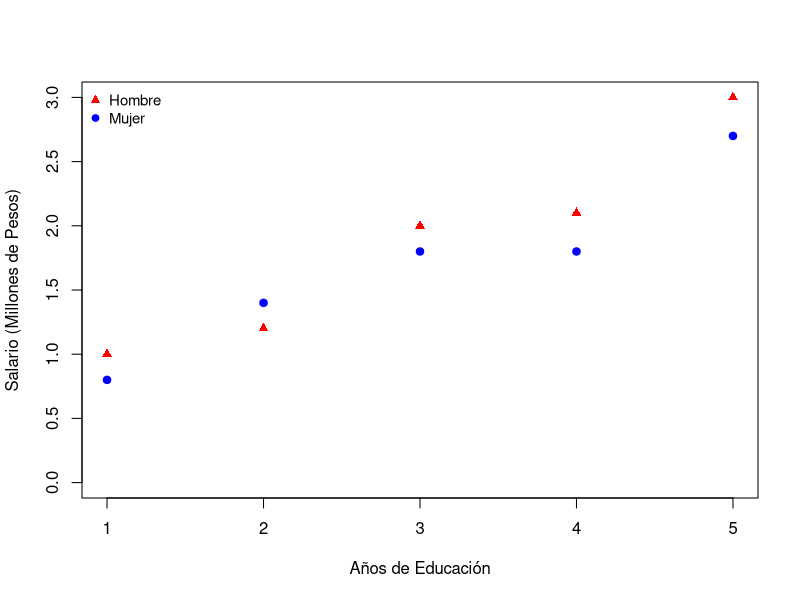
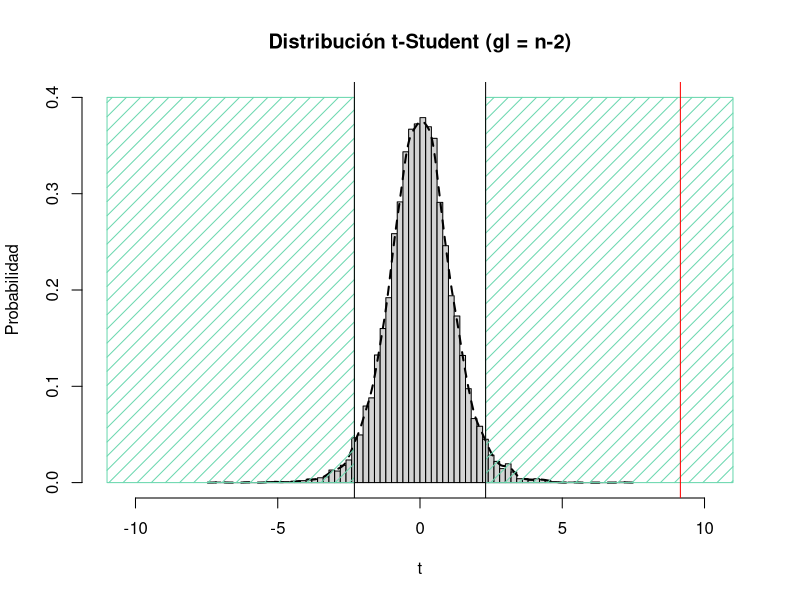
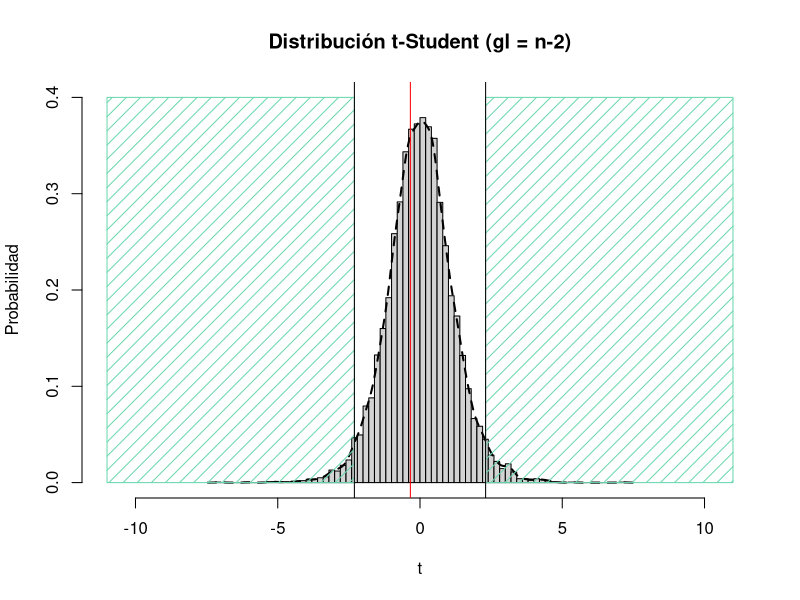
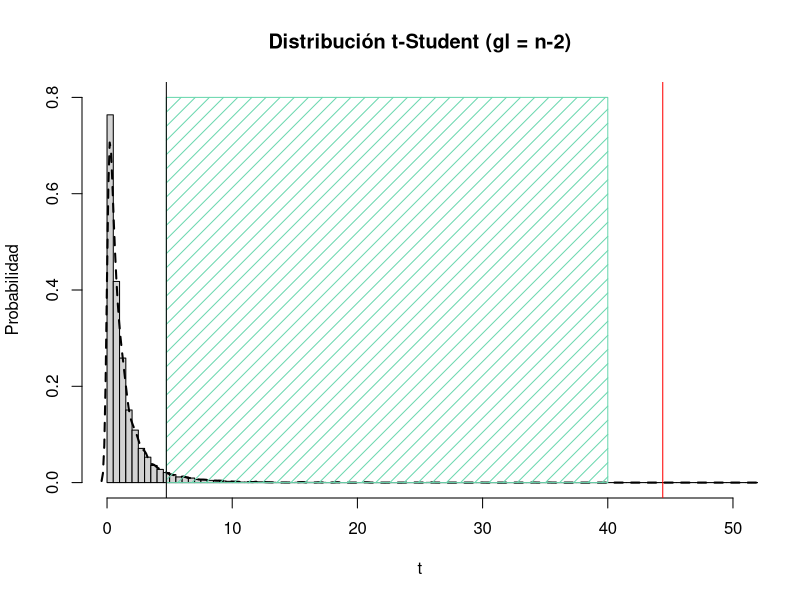

Recreate these plots in R, in order.
#Limpiar espacio de trabajo
cat("\014")
rm(list = ls())

#Datos
w <- c(0.8, 1, 1.4, 1.2, 1.8, 2, 1.8, 2.1, 2.7, 3.0) #Salarios
s <- c(1, 1, 2, 2, 3, 3, 4, 4, 5, 5) #educacion
f <- c(1, 0, 1, 0, 1, 0, 1, 0, 1, 0) #mujer=1, hombre=0
n = length(w)

#Diagrama de dispercion
markers <- c(17, 19)
colors <- c("red", "blue")
plot(s, w,  pch = markers[factor(f)], col = colors[factor(f)] , xlab = 'Años de Educación', ylab = 'Salario (Millones de Pesos)', ylim = c(0, 3))
legend("topleft",  legend = c("Hombre", "Mujer"), col = colors,  pch = markers, cex = 0.9, bty = "n")

#---------------------Modelo 1----------------------------------------------------
# Inicialmnete estimaremos w = b0 + b1 s + u

#Estimemos los coeficientes
num <- sum( (w - mean(w))*(s - mean(s)) ); num
den <- sum( (s - mean(s))^2 ); den
b1 <- num/den; b1
b1 <- cov(w, s)/var(s); b1
b0 <- mean(w) - b1*mean(s); b0

#Interpretacion
print(paste('Un año adicional de educacion incrementa en', b1*1000000, 'pesos el salario de una persona'))  

#Prediccion del modelo
w_hat <- (b0 + b1 * s); w_hat

#Calcular los residuales
e <- w - w_hat; e

#Varianza del Modelo
sigma2_hat <- sum(e^2)/(n-2)
sigma2_hat

#---------------------Prueba de hipotesis---------------------------------------

# Estadistico de prueba
var_b1 <- sigma2_hat/sum( (s - mean(s))^2 )
ee_b1 <- sqrt(var_b1); ee_b1
t <- b1/ee_b1; t

#Valores criticos
t_critico1 <-qt(0.025, n-2)
t_critico2 <-qt(1-0.025, n-2)

#Distribucion t
set.seed(9225)
x <- rt(10000, n-2)
hist(x, breaks = 100, prob = T, ylim = c(0,0.4), xlim = c(-11, 11), main = 'Distribución t-Student (gl = n-2)', ylab = "Probabilidad", xlab = 't')
lines(density(x), lty = 2, lw = 2, col = "black")

#Region de Rechazo
polygon(c(-11, t_critico1, t_critico1, -11), c(0.4, 0.4, 0, 0), col = "#6BD7AF", density = 10)
polygon(c(11, t_critico2, t_critico2, 11), c(0.4, 0.4, 0, 0), col = "#6BD7AF", density = 10)
abline(v = t_critico1, col = "black")
abline(v = t_critico2, col = "black")

#Estadistico de prueba
abline(v = t, col = "red") 

#Conclusion?
if (abs(t) > abs(t_critico1)) {
  print('Rechace H0 (con alpha = 5%)')
} else {
  print('No rechace H0 (con alpha = 5%)')
}
  
#---------------------P-valor---------------------------------------------------
#Mínimo alpha para el que podemos rechazar H0

#Pr(T < t)
pt(t, n-2)

#Ya que es una prueba de dos colas
p_value = (1-pt(t, n-2))*2; p_value 

#---------------------Bondad de Ajuste------------------------------------------

SST <- sum( (w - mean(w))^2 )
SSR <- sum( (w_hat - mean(w_hat))^2 )
SSE <- sum( (w - w_hat)^2 )

r2 <- SSR/SST; r2
r2 <- 1 - SSE/SST; r2

#---------------------Veamoslo en R---------------------------------------------
model <- lm(w ~ s)
print(summary(model), digits = 3, signif.stars = TRUE)

#---------------------Modelo 2----------------------------------------------------
# Estimaremos ahora la relacion entre genero y salario usando el siguiente modelo
# w = a0 + a1 f + u

#Coeficientes
a1 <- cov(w, f)/var(f); a1
a0 <- mean(w) - a1*mean(f); a0

#Observen lo siguiente:
mean(w[f==1]) #Salario medio de las mujeres
mean(w[f==0]) #Salario medio de los hombres
mean(w[f==1]) - mean(w[f==0]) #a1 = diferencia de promedios condicionales
mean(w[f==0]) #a0 = media condicional en ser hombre

#No nos deberia soprender porque 
#una regresion es un promedio condicional :D

#Prediccion del modelo
w_hat <- (a0 + a1 * f); w_hat

#Calcular los residuales
e <- w - w_hat; e

#Varianza del Modelo
sigma2_hat <- sum(e^2)/(n-2) #estimador de sigma2

# Estadistico de prueba
var_a1 <- sigma2_hat/sum( (f - mean(f))^2 )
ee_a1 <- sqrt(var_a1); ee_a1
t <- a1/ee_a1; t

#Distribucion t
hist(x, breaks = 100, prob = T, ylim = c(0,0.4), xlim = c(-11, 11), main = 'Distribución t-Student (gl = n-2)', ylab = "Probabilidad", xlab = 't')
lines(density(x), lty = 2, lw = 2, col = "black")

#Region de Rechazo
polygon(c(-11, t_critico1, t_critico1, -11), c(0.4, 0.4, 0, 0), col = "#6BD7AF", density = 10)
polygon(c(11, t_critico2, t_critico2, 11), c(0.4, 0.4, 0, 0), col = "#6BD7AF", density = 10)
abline(v = t_critico1, col = "black")
abline(v = t_critico2, col = "black")

#Estadistico de prueba
abline(v = t, col = "red") 

#Conclusion?
if (abs(t) > abs(t_critico1)) {
  print('Rechace H0 (con alpha = 5%)')
} else {
  print('No rechace H0 (con alpha = 5%)')
}

model2 <- lm(w ~ f)
print(summary(model2), digits = 3, signif.stars = TRUE)

#---------------------Modelo Multivariado---------------------------------------
# Estimemos ahora nuestro modelo 
#w = b0 + b1*s + b2*f + u

#Estimemos el modelo usando el comando lm

model_full <- lm(w ~ s + f)
print(summary(model_full), digits = 3, signif.stars = TRUE)

#Repliquemos el resultado de R

#Numero de parametros a estimar
k <- 3 #b0, b1, b2

#Preparemos nuestra matrix de covariables
one <- c(1, 1, 1, 1, 1, 1, 1, 1, 1, 1) #vector de 1
X <- cbind(one, s, f); X

#Estimemos los coeficientes
XX <- t(X)%*%X
XX1 = solve(XX)
XY <- t(X)%*%w
b = XX1%*%XY; b

#Residuales
e = w - X%*%b; e

#Varianza del Modelo
sigma2_hat <- sum(e^2)/(n-k) #estimador de sigma2
sigma2_hat <- t(e)%*%e/(n-k) #estimador de sigma2

#Matriz de Varianz-Covarianza
VarCov <- sigma2_hat[1, 1]*XX1; VarCov

#---------------------Pruebas de hipotesis---------------------------------------

#1. Pruebas Individuales

#b1
#Queremos ver si (H0: b1 = 0) vs (H1: b1 != 0)
b1 = b[2, 1]; b1
var_b1 = VarCov[2, 2]
ee_b1 = sqrt(var_b1)
t_b1 = b1/ee_b1; t_b1

t_critico = abs(qt(0.025, n-k)); t_critico

#Conclusion para b1?
if (abs(t_b1) > abs(t_critico)) {
  print('Rechace H0 (con alpha = 5%)')
} else {
  print('No rechace H0 (con alpha = 5%)')
}

#b2
#Queremos ver si (H0: b2 = 0) vs (H1: b2 != 0)
b2 = b[3, 1]; b2
var_b2 = VarCov[3, 3]
ee_b2 = sqrt(var_b2)
t_b2 = b2/ee_b2; t_b2

#Conclusion para b2?
if (abs(t_b2) > abs(t_critico)) {
  print('Rechace H0 (con alpha = 5%)')
} else {
  print('No rechace H0 (con alpha = 5%)')
}

#2. Prueba de Significancia Global
#Queremos ver si el modelo es conjuntamente significativo
#(H0: b2 = b3 = 0) vs (H1: alguno diferente de 0)

#Estadistico de Prueba

SSR <- sum( (X%*%b - mean(w))^2 )
MSR <- SSR/(k-1);MSR

SSE <- sum( (w - X%*%b)^2 )
MSE <- SSE/(n-k)

F_stat = MSR/MSE; F_stat

#F critico
F_critico <- qf(1-0.05, k-1, n-k); F_critico

#Distribucion F
set.seed(9225)
x <- rf(10000, k-1, n-k)
hist(x, breaks = 100, prob = T, ylim = c(0,0.8), xlim = c(0, 50), main = 'Distribución t-Student (gl = n-2)', ylab = "Probabilidad", xlab = 't')
lines(density(x), lty = 2, lw = 2, col = "black")

#Region de Rechazo
polygon(c(F_critico, 40, 40, F_critico), c(0.8, 0.8, 0, 0), col = "#6BD7AF", density = 10)
abline(v = F_critico, col = "black")
abline(v = F_stat, col = "red")

#P-valor
1-pf(F_stat, k-1, n-k)